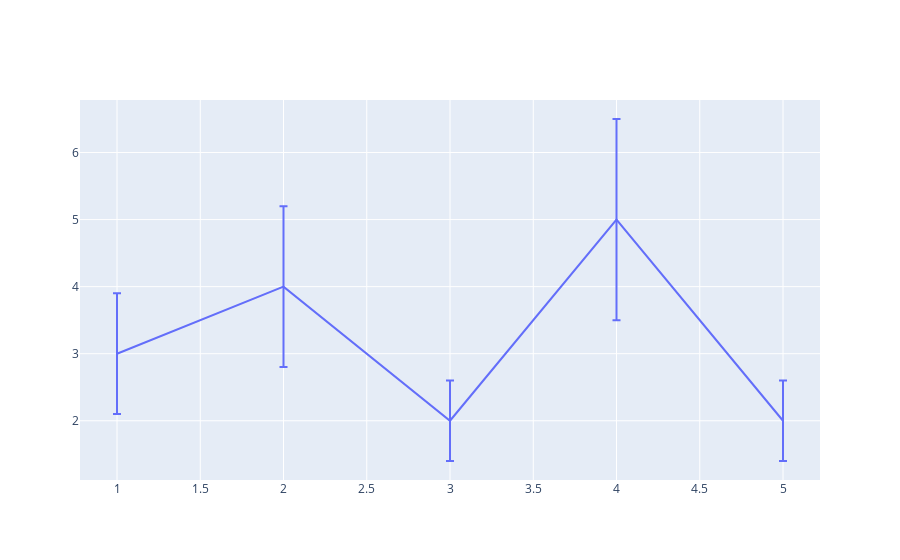

Write notebook code for a chart like this one.
### Code cell
fig = go.Figure(data=go.Scatter(x=[1,2,3,4,5],
                                y=[3,4,2,5,2],
                                mode='lines',
                                error_y=dict(type='percent',
                                             value=30, # 30퍼센트 오차
                                             visible=True)))
fig.show()

### Figure 1 — Plotly figure (JSON) as saved in the notebook; plotly's stock layout.template omitted (floating-point values rounded to 4 significant figures)
{"data": [{"error_y": {"type": "percent", "value": 30, "visible": true}, "mode": "lines", "type": "scatter", "x": [1, 2, 3, 4, 5], "y": [3, 4, 2, 5, 2]}], "layout": {}}
